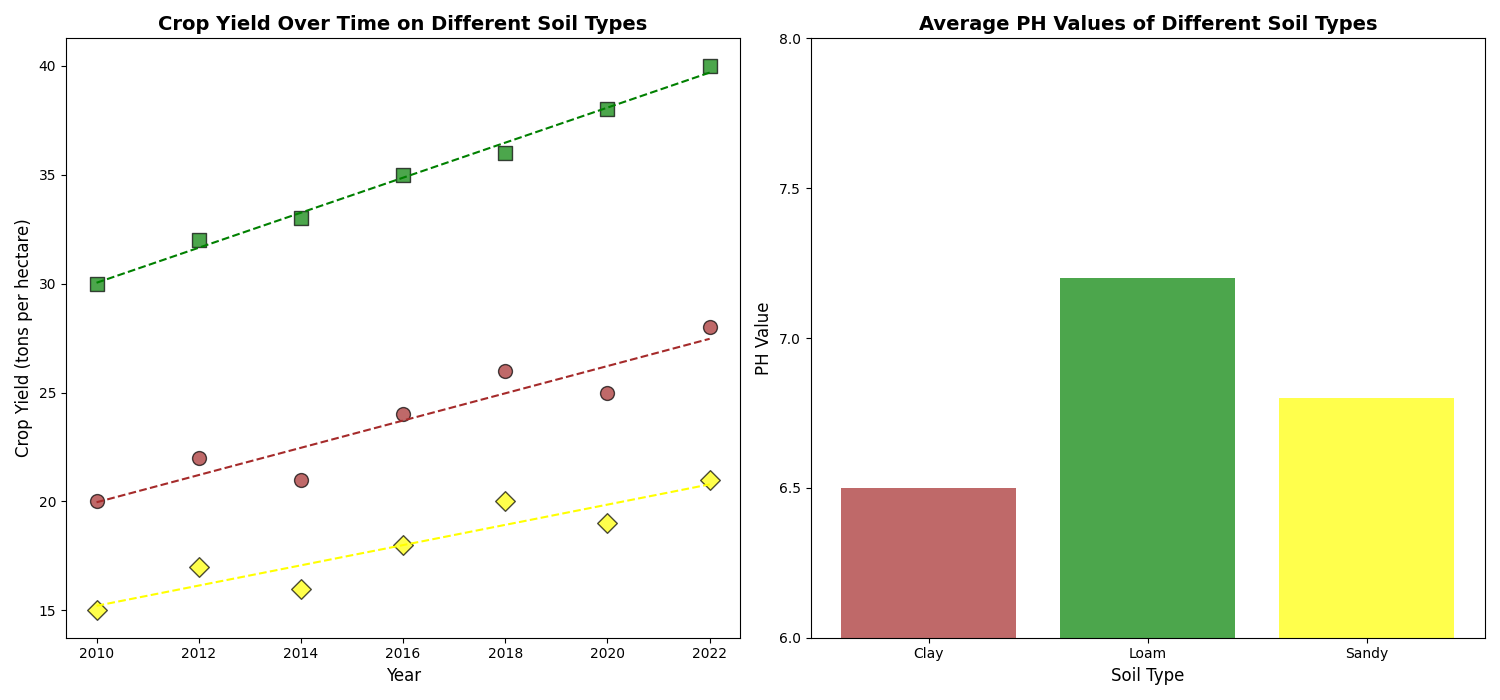

Recreate this plot in Python.
import numpy as np
import matplotlib.pyplot as plt

years = np.array([2010, 2012, 2014, 2016, 2018, 2020, 2022])
clay_yield = np.array([20, 22, 21, 24, 26, 25, 28])
loam_yield = np.array([30, 32, 33, 35, 36, 38, 40])
sandy_yield = np.array([15, 17, 16, 18, 20, 19, 21])

soil_types = ['Clay', 'Loam', 'Sandy']
average_ph = [6.5, 7.2, 6.8]

fig, axs = plt.subplots(1, 2, figsize=(15, 7))

axs[0].scatter(years, clay_yield, color='brown', s=100, alpha=0.7, edgecolors='k', marker='o')
axs[0].scatter(years, loam_yield, color='green', s=100, alpha=0.7, edgecolors='k', marker='s')
axs[0].scatter(years, sandy_yield, color='yellow', s=100, alpha=0.7, edgecolors='k', marker='D')

clay_coefs = np.polyfit(years, clay_yield, 1)
loam_coefs = np.polyfit(years, loam_yield, 1)
sandy_coefs = np.polyfit(years, sandy_yield, 1)

axs[0].plot(years, np.poly1d(clay_coefs)(years), color='brown', linestyle='--')
axs[0].plot(years, np.poly1d(loam_coefs)(years), color='green', linestyle='--')
axs[0].plot(years, np.poly1d(sandy_coefs)(years), color='yellow', linestyle='--')

axs[0].set_title('Crop Yield Over Time on Different Soil Types', fontsize=14, fontweight='bold')
axs[0].set_xlabel('Year', fontsize=12)
axs[0].set_ylabel('Crop Yield (tons per hectare)', fontsize=12)

axs[1].bar(soil_types, average_ph, color=['brown', 'green', 'yellow'], alpha=0.7)
axs[1].set_title('Average PH Values of Different Soil Types', fontsize=14, fontweight='bold')
axs[1].set_xlabel('Soil Type', fontsize=12)
axs[1].set_ylabel('PH Value', fontsize=12)
axs[1].set_ylim(6, 8)
axs[1].set_yticks(np.arange(6, 8.5, 0.5))

plt.tight_layout()
plt.show()
